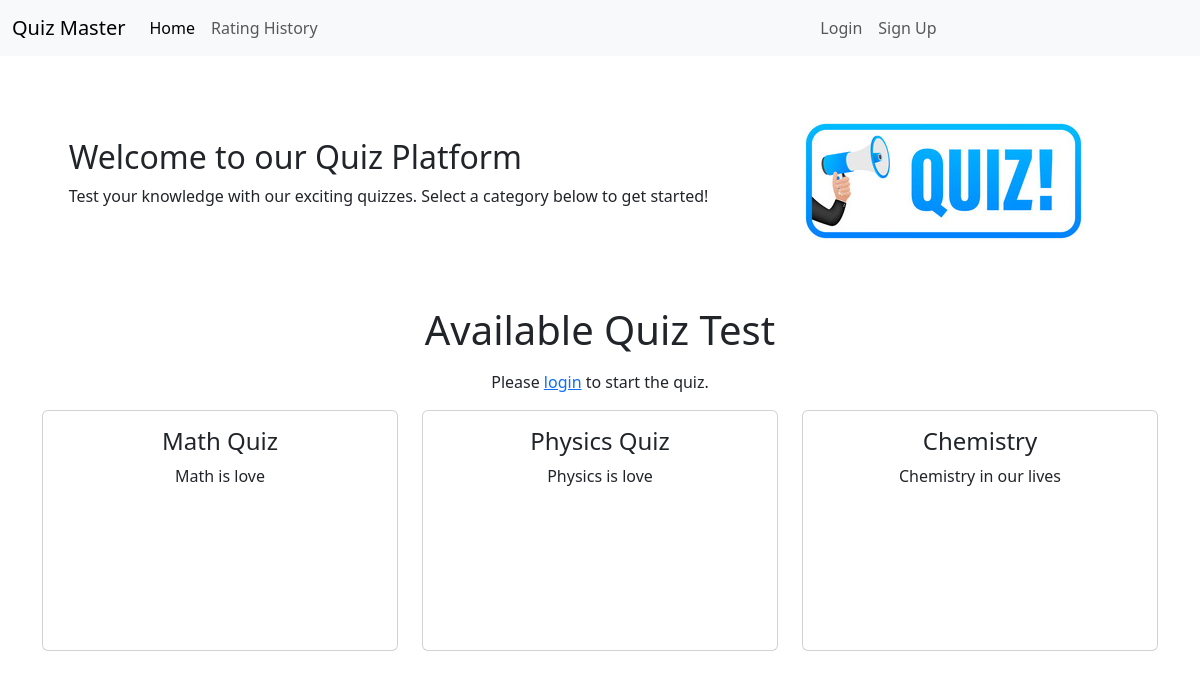
/, run on an earlier commit of the app's database.
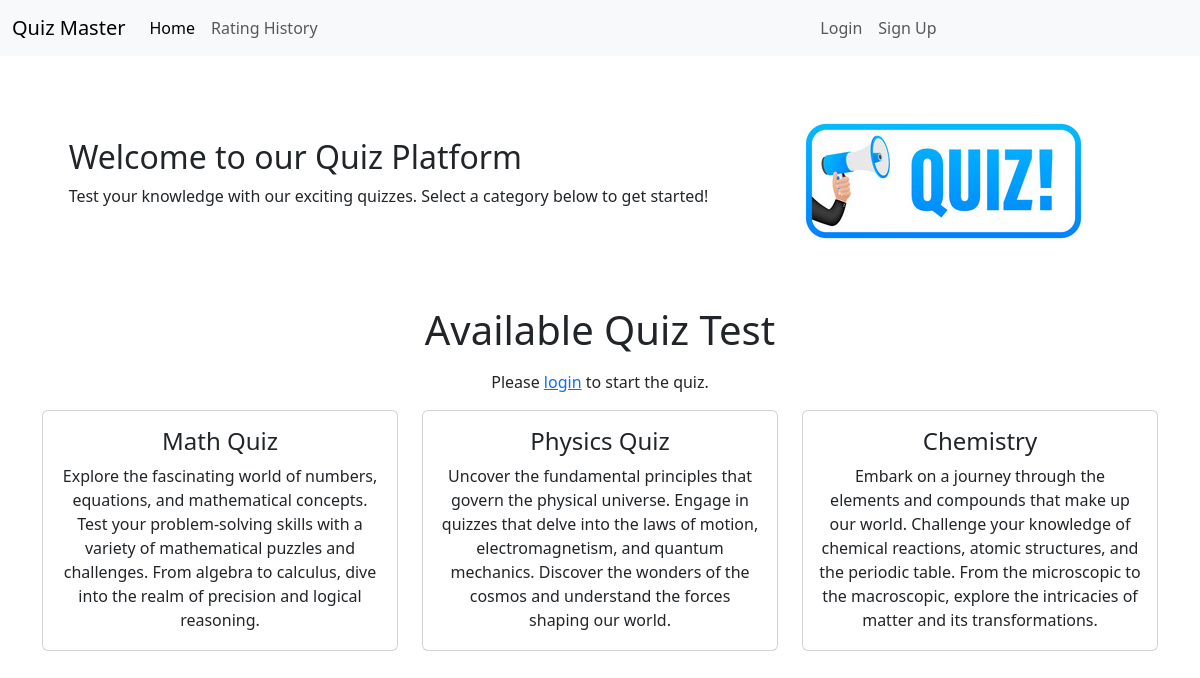
And on a later commit of the database.
### quizzes/models.py (models this page shows, shortened)
class Quiz(models.Model):
    title = models.CharField(max_length=255)
    description = models.TextField()
    category = models.ForeignKey(Category, on_delete=models.CASCADE)
    has_time_limit = models.BooleanField(default=False)

### core/views.py (the view)
# urls.py: 2. Add a URL to urlpatterns:  path('', views.home, name='home')
def home(request, category_slug=None):
    customizeCategories = Category.objects.annotate(
        quiz_count=Count('quiz', filter=Q(
            quiz__title__isnull=False, quiz__description__isnull=False))
    ).filter(quiz_count__gt=0)
    print(customizeCategories)
    categories = Category.objects.all()
    quizzes = Quiz.objects.all()
    selected_category = None
    if category_slug:
        selected_category = Category.objects.get(slug=category_slug)
        print(selected_category)
        quizzes = quizzes.filter(category=selected_category)
    quiz_data = []
    for quiz in quizzes:
        quiz_questions = Question.objects.filter(quiz=quiz)
        questions_data = []
        for question in quiz_questions:
            choices_data = Choice.objects.filter(question=question)
            questions_data.append({
                'question_text': question.quizQuestion,
                'choices': choices_data
            })
        quiz_data.append({
            'quiz_title': quiz.title,
            'quiz_description': quiz.description,
            'questions': questions_data
        })
    context = {
        'categories': categories,
        'customizeCategories': customizeCategories,
        'quizzes': quizzes,
        'selected_category': selected_category,
    }
    return render(request, 'home.html', context)

### quizzes/models.py (called while the page is built)
    def __str__(self):
        return self.name

### core/templates/home.html (shortened to what this page needs)
{% extends 'base.html' %}
{% load static %}
{% block content %}
<div class="container">
    <div class="d-flex justify-content-center align-items-center gap-5">
        <div>
            <h2>Welcome to our Quiz Platform</h2>
            <p>Test your knowledge with our exciting quizzes. Select a category below to get started!</p>
        </div>
        <div class="banner">
            <img src="{% static 'core/images/banner.jpg' %}" alt="Banner Image" class="img-fluid">
        </div>
    </div>
</div>
<h1 class="text-center">Available Quiz Test</h1>
<div class="container">
    <div class="my-3">
        {% if not user.is_authenticated %}
            <p class="text-center">Please <a href="{% url 'login' %}">login</a> to start the quiz.</p>
            <div>
                {% if quizzes %}
                <div class="row">
                    {% for quiz in quizzes %}
                    <div class="col-md-4 mb-4">
                        <div class="card text-center">
                            <div class="card-body">
                                <h4 class="card-title">{{ quiz.title }}</h4>
                                <p style="height: 170px;" class="card-text">{{ quiz.description }}</p>
                            </div>
                        </div>
                    </div>
                    {% endfor %}
                </div>
                {% else %}
                <p>No quizzes available.</p>
                {% endif %}
            </div>
        {% endif %}
    </div>
</div>
{% endblock %}

What changed in the data, as far as the page shows it:
changed Quiz "Math Quiz": description "Math is love" → "Explore the fascinating world of numbers, equations, and mathematical concepts. Test your problem-solving skills with a variety of mathematical puzzles and challenges. From algebra to calculus, dive into the realm of precision and logical reasoning."
changed Quiz "Physics Quiz": description "Physics is love" → "Uncover the fundamental principles that govern the physical universe. Engage in quizzes that delve into the laws of motion, electromagnetism, and quantum mechanics. Discover the wonders of the cosmos and understand the forces shaping our world."
changed Quiz "Chemistry": description "Chemistry in our lives" → "Embark on a journey through the elements and compounds that make up our world. Challenge your knowledge of chemical reactions, atomic structures, and the periodic table. From the microscopic to the macroscopic, explore the intricacies of matter and its transformations."
